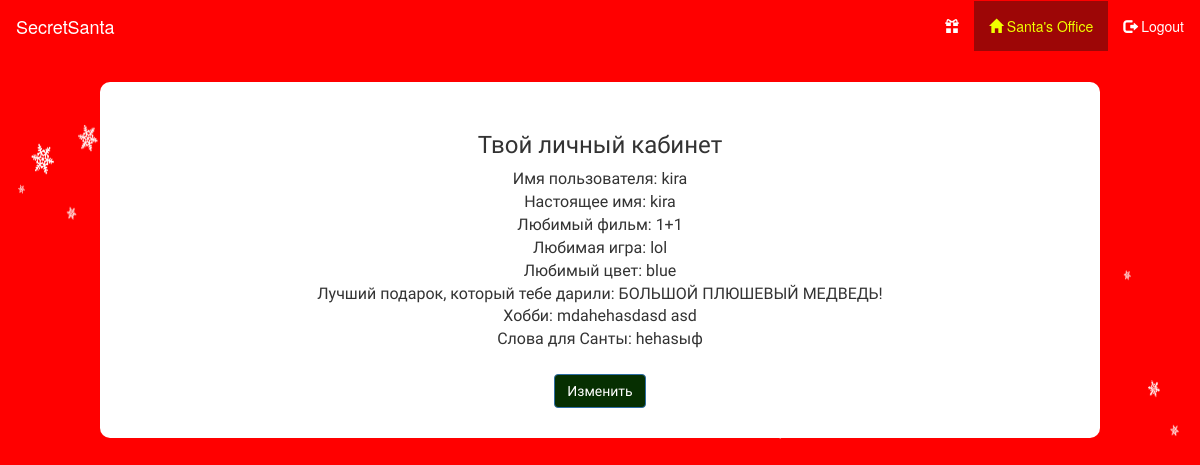
Screenshot of /private_office/ (signed in) with the database file from the repository.
### santa_app/models.py (models this page shows, shortened)
class MyUser(AbstractBaseUser):
    username = models.CharField(max_length=100, unique=True, verbose_name='Имя пользователя')
    password = models.CharField(max_length=100, verbose_name="Пароль")
    real_name = models.CharField(max_length=100, verbose_name="Имя, которое будет отображаться твоему Санте")
    fav_present = models.TextField(default="", blank=True, verbose_name="Лучший подарок, который тебе дарили")
    fav_film = models.TextField(default="", blank=True, verbose_name="Любимый фильм")
    fav_game = models.TextField(default="", blank=True, verbose_name="Любимая игра")
    fav_color = models.TextField(default="", blank=True, verbose_name="Любимый цвет")
    hobbies = models.TextField(default="", blank=True, verbose_name="Хобби")
    key_words = models.TextField(default="", blank=True, verbose_name="Слова, которые помогут твоему Санте :) ")
    santa_for = models.OneToOneField('self', null=True, blank=True)
    is_taken = models.BooleanField(default=False)
    is_active = models.BooleanField(default=True)
    is_admin = models.BooleanField(default=False)
    is_superuser = models.BooleanField(default=False)
    objects = MyUserManager()
    USERNAME_FIELD = 'username'
    REQUIRED_FIELDS = ['real_name']

### santa_app/views.py (the view)
# urls.py: url(r'^private_office/$', PrivateOffice.as_view()),
class PrivateOffice(TemplateView, LoginRequiredMixin):
    template_name = 'private_office.html'
    redirect_field_name = '/login/'

### templates/private_office.html
{% extends 'base.html' %}
{%block private_office%}
    <li class="active"><a href="/private_office/"><span class="glyphicon glyphicon-home"></span> Santa's Office</a></li>
{% endblock %}
{% block main %}
<h3>Твой личный кабинет</h3>
Имя пользователя: {{user.username}} <br>
Настоящее имя: {{user.real_name}} <br>
Любимый фильм: {{user.fav_film}} <br>
Любимая игра: {{user.fav_game}} <br>
Любимый цвет: {{user.fav_color}} <br>
Лучший подарок, который тебе дарили: {{user.fav_present}} <br>
Хобби: {{user.hobbies}} <br>
Слова для Санты: {{user.key_words}} <br>
<br>
<a href="/private_office_change/" class="btn btn-primary">Изменить</a>
{% endblock %}

### static/css/style.css (style rules this page uses)
body { background:red; }
.btn-primary { background: #062f01; }
.navbar-default .navbar-nav > li > a { color: white; }
.navbar-default .navbar-nav > .active > a, .navbar-default .navbar-nav > .active > a:hover, .navbar-default .navbar-nav > .active > a:focus { color: #f0ff00; background-color: #9d0606; }

### rows the page displays
MyUser: username "kira", real_name "kira", fav_film "1+1", fav_game "lol", fav_color "blue", fav_present "БОЛЬШОЙ ПЛЮШЕВЫЙ МЕДВЕДЬ!", hobbies "mdahehasdasd asd", key_words "hehasыф"
